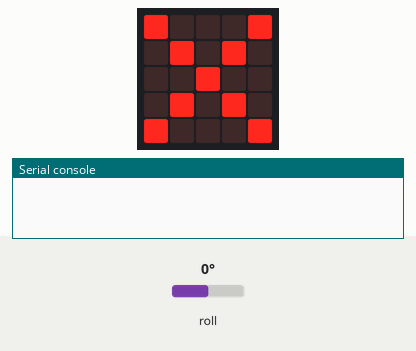
A program run on a simulated Calliope mini (MakeCode). Parts: the board's 5×5 LED display, the last lines printed to the serial console. Inputs (shaded band) come from the test bench; at power-on: roll 0°. No radio messages arrive unless stated (any console line starting 'radio sent:' is added by the test bench); the 48×5 strip is a reading aid, not a part: it shows the text the display is scrolling, unrolled, one strip-width of it at a time.

Above: at 0.2 s.
1.3 s: roll set to -172°
At 2.54 s:
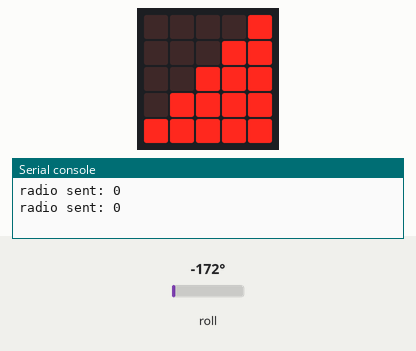
6.6 s: roll set to 90°
At 7.24 s:
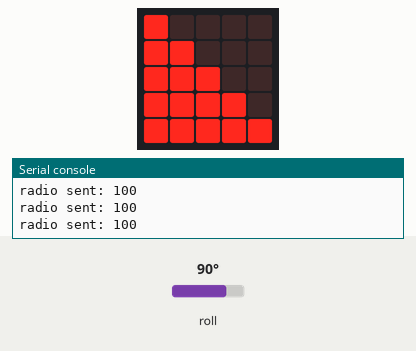
11.9 s: roll set to -29°
At 13.88 s:
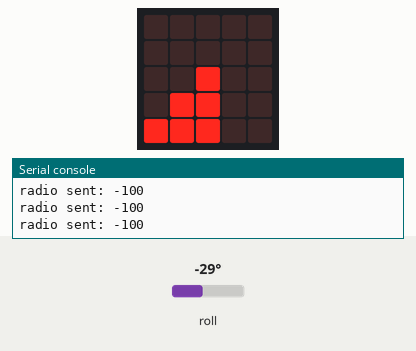
17.2 s: roll set to -21°
At 20.13 s:
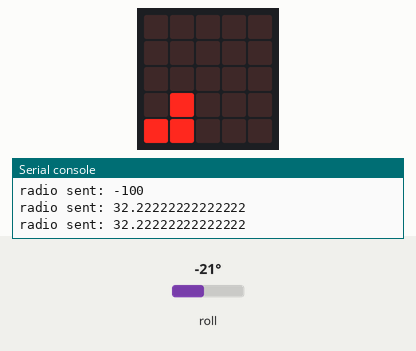
21.8 s: roll set to 14°
At 23.25 s:
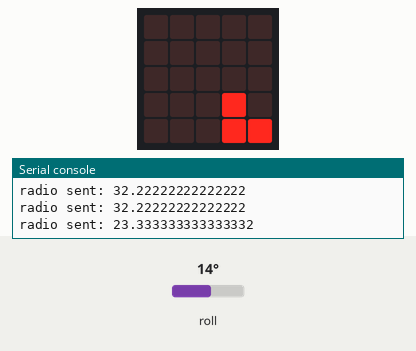
27.1 s: roll set to 6°
At 29.5 s:
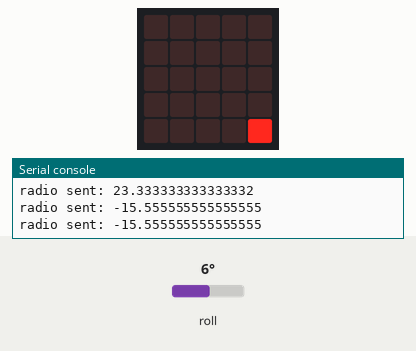

The program:

main.ts
```typescript
function controlLeds() {
    if (power > 0 && power <= 10) {
        basic.showLeds(`
            . . . . .
            . . . . .
            . . . . .
            . . . . .
            # . . . .
            `)
    } else if (power > 10 && power < 25) {
        basic.showLeds(`
            . . . . .
            . . . . .
            . . . . .
            . # . . .
            # # . . .
            `)
    } else if (power > 25 && power <= 50) {
        basic.showLeds(`
            . . . . .
            . . . . .
            . . # . .
            . # # . .
            # # # . .
            `)
    } else if (power > 50 && power <= 75) {
        basic.showLeds(`
            . . . . .
            . . . # .
            . . # # .
            . # # # .
            # # # # .
            `)
    } else if (power > 75 && power <= 100) {
        basic.showLeds(`
            . . . . #
            . . . # #
            . . # # #
            . # # # #
            # # # # #
            `)
    } else if (power < 0 && power >= -10) {
        basic.showLeds(`
            . . . . .
            . . . . .
            . . . . .
            . . . . .
            . . . . #
            `)
    } else if (power < -10 && power >= -25) {
        basic.showLeds(`
            . . . . .
            . . . . .
            . . . . .
            . . . # .
            . . . # #
            `)
    } else if (power < -25 && power >= -50) {
        basic.showLeds(`
            . . . . .
            . . . . .
            . . # . .
            . . # # .
            . . # # #
            `)
    } else if (power < -50 && power >= -75) {
        basic.showLeds(`
            . . . . .
            . # . . .
            . # # . .
            . # # # .
            . # # # #
            `)
    } else if (power < -75 && power >= -100) {
        basic.showLeds(`
            # . . . .
            # # . . .
            # # # . .
            # # # # .
            # # # # #
            `)
    } else {
        basic.showLeds(`
            # . . . #
            . # . # .
            . . # . .
            . # . # .
            # . . . #
            `)
    }

}

function compute_power_value() {

    pitch = input.rotation(Rotation.Roll)
    power = pitch / 90
    power = power * 100
    power = power * -1
    if (power > 100) {
        power = 100
    } else if (power < -100) {
        power = -100
    }

}

let pitch = 0
let power = 0
radio.setGroup(138)
let msg_send = 0
basic.forever(function on_forever() {

    compute_power_value()
    controlLeds()
    radio.sendNumber(power)
    msg_send += 1
    basic.showString("" + ("" + msg_send))
    control.waitMicros(2500)
})
```

test.ts
```typescript
// Hier kann man Tests durchführen; diese Datei wird nicht kompiliert, wenn dieses Paket als Erweiterung verwendet wird.
```

Measured:
- after the input at 1.3 s, the display: first differs from a run without the input after 1.0 s (image 1)
- after the input at 6.6 s, the display: changes after 0.44 s (image 2)
- after the input at 11.9 s, the display: first differs from a run without the input after 1.8 s (image 3)
- after the input at 17.2 s, the display: first differs from a run without the input after 2.7 s (image 4)
- after the input at 21.8 s, the display: first differs from a run without the input after 1.3 s (image 5)
- after the input at 27.1 s, the display: first differs from a run without the input after 2.2 s (image 6)
- what the display in image 1 shows lasts 0.4 s, from 2.3 s to 2.7 s
